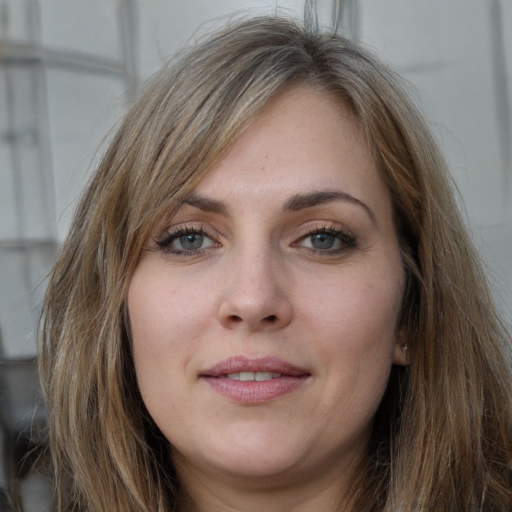
#> input picture application/public/aurora-face.jpg, 1024 x 1024 px (shown at 1/2 size)
$ python photo_rectifier.py -i ../public/aurora-face.jpg -o out.png   (older library calls are emulated)
#> lines starting #> are read from the running program, lines starting #| are printed output that depends on the picture
#!/usr/bin/env python3
# -*- coding: utf-8 -*-
"""AuroraIA Photo Rectifier — préparation & canonisation d'une VRAIE photo pour la 3D.

Prend une photo brute (selfie smartphone, sous-exposée, contre-plongée, reflets
sur les lunettes) et produit une référence conforme pour la reconstruction 3D
**en conservant l'identité réelle**: le teint, les imperfections (boutons,
cicatrices, pilosité irrégulière), la mèche bouclée, le motif du vêtement.

DOCTRINE — CORRIGER, JAMAIS TRANSFORMER
---------------------------------------
Une photo sous-exposée n'est pas un "mauvais visage": c'est la MÊME scène
multipliée par un facteur < 1. La corriger, c'est diviser par ce facteur —
mesuré sur l'image, jamais choisi. Les rapports entre peau, cheveux et fond
sont alors rigoureusement préservés: le teint réel ressort tel quel.

C'est pourquoi ce module ne vise JAMAIS une luminance cible absolue: viser
"médiane = 128" éclaircirait une peau mate jusqu'à en changer l'identité (et
assombrirait une peau claire). On estime le POINT BLANC de la scène et on
ramène ce point blanc à un blanc non écrêté. Une photo déjà bien exposée
ressort quasi inchangée (gain ~1.0) — le module est un no-op sur une bonne
photo, sans qu'aucun seuil n'ait à le décider.

Opérations, toutes pilotées par des mesures faites sur l'image reçue:
  1. Exposition: gain calculé en lumière LINÉAIRE (dé-gamma → gain → re-gamma),
     seule façon physiquement juste de compenser une sous-exposition.
  2. Ombres: micro-contraste local (CLAHE) borné par la profondeur d'ombre
     réellement mesurée — révèle la boucle de cheveux et le grain de peau que
     le noir écrasait, sans "lisser" quoi que ce soit.
  3. Bruit: débruitage CHROMA seulement (le bruit ISO coloré est amplifié par
     le gain). La LUMINANCE — qui porte les poils, la barbe naissante et les
     imperfections — n'est quasiment pas touchée: un débruitage luma agressif
     transformerait la chevelure en bloc, exactement ce qu'on veut éviter.
  4. Reflets de lunettes: éteints UNIQUEMENT sur les composantes qui touchent
     la région oculaire RÉELLE (5 points du visage détectés). Aucun rectangle
     codé en dur: sur un visage décentré, penché ou hors-cadre, une zone figée
     inpeindrait la joue. Sans visage détecté, l'étape est sautée — ne rien
     faire vaut mieux qu'abîmer.
  5. Détourage BiRefNet-portrait (cheveux bouclés, mèches, motifs conservés).

Générique par construction: aucune valeur propre à un sujet, une morphologie ou
une carnation. Tout paramètre sort d'une mesure de l'image courante.
"""
from __future__ import annotations

import argparse
import json
import os
import sys
from pathlib import Path
from typing import Any

import cv2
import numpy as np
from PIL import Image

_SRGB_A = 0.055


def _to_linear(x: np.ndarray) -> np.ndarray:
    """sRGB [0,1] -> lumière linéaire (la sous-exposition est un facteur LINÉAIRE)."""
    return np.where(x <= 0.04045, x / 12.92, ((x + _SRGB_A) / (1 + _SRGB_A)) ** 2.4)


# [5 lines left out: function _to_srgb, not called in this run]


def mesurer(bgr: np.ndarray, mask: np.ndarray | None = None) -> dict:
    """Diagnostic photométrique de l'image ou du sujet détouré (tout le reste en découle)."""
    lum = cv2.cvtColor(bgr, cv2.COLOR_BGR2GRAY).astype(np.float32)
    vals = lum[mask > 180] if (mask is not None and int((mask > 180).sum()) > 200) else lum.ravel()
    return {
        "luma_moyenne": float(vals.mean()),
        "luma_mediane": float(np.median(vals)),
        "point_blanc": float(np.percentile(vals, 99.0)),
        "part_ombre": float((vals < 40).mean()),
        "nettete": float(cv2.Laplacian(lum, cv2.CV_32F).var()),
    }


# [141 lines left out: functions corriger_exposition, rehausser_ombres, debruiter_chroma, _region_oculaire, eteindre_reflets_lunettes, not called in this run]


# Part minimale de la surface détourée pour qu'une composante compte comme un objet à part
# entière (les chiffres, légendes et éclats de détourage sont bien en dessous).
PART_COMPOSANTE_MAJEURE = 0.04
# Recouvrement (IoU) de deux silhouettes ramenées à la même grille à partir duquel elles sont
# deux exemplaires de la même forme. Deux poses voisines d'un même objet dépassent ce seuil ;
# deux objets différents d'un même sujet (un anneau et son socle) restent en dessous.
IOU_MEME_FORME = 0.60
_GRILLE_FORME = 48


# [70 lines left out: functions _forme_normalisee, mesurer_instances, reference_trop_d_exemplaires, not called in this run]


def rectify_photo_for_3d(
    input_path: str,
    output_rgba_path: str,
    output_white_path: str | None = None,
    log=print,
) -> dict[str, Any]:
    """Canonise une photo réelle pour la 3D en conservant l'identité."""
#> called with input_path = '../public/aurora-face.jpg', output_rgba_path = 'out.png'
    if not os.path.exists(input_path):
        return {"ok": False, "error": f"Fichier introuvable: {input_path}"}

    pil = Image.open(input_path)
#> pil is the input picture: PIL image 1024x1024 RGB; mean R, G, B 124.2, 109.2, 101.1
    try:  # une photo de téléphone porte sa rotation en EXIF
        from PIL import ImageOps
        pil = ImageOps.exif_transpose(pil)
    except Exception:  # noqa: BLE001
        pass
    input_existing_alpha: np.ndarray | None = None
    if "A" in pil.getbands():
        _a_in = np.array(pil.getchannel("A"))
        _trans_ratio = float((_a_in < 25).mean())
        if 0.02 <= _trans_ratio <= 0.95:
            input_existing_alpha = _a_in
    bgr = cv2.cvtColor(np.array(pil.convert("RGB")), cv2.COLOR_RGB2BGR)

    avant_global = mesurer(bgr)
#> in mesurer, `lum = cv2.cvtColor(bgr, cv2.COLOR_BGR2GRAY).astype(np.float32)`:
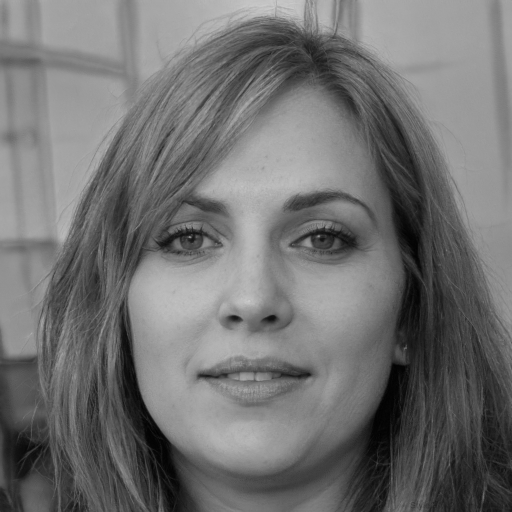
#> lum: shape (1024, 1024) float32 (shown at 1/2 size); min 0, max 209, mean 112.8
#> avant_global = {'luma_moyenne': 112.8, 'luma_mediane': 119, 'point_blanc': 184, 'part_ombre': 0.0677, 'nettete': 74.32}
    rapport: dict[str, Any] = {"mesures_avant": {k: round(v, 2) for k, v in avant_global.items()}}
    log("[photo_rectifier] photo recue: luma %.0f/255, ombre %.0f%%, point blanc %.0f"
        % (avant_global["luma_moyenne"], 100 * avant_global["part_ombre"], avant_global["point_blanc"]))
#| [photo_rectifier] photo recue: luma 113/255, ombre 7%, point blanc 184

    os.makedirs(os.path.dirname(os.path.abspath(output_rgba_path)), exist_ok=True)
    tmp = str(Path(output_rgba_path).with_name(Path(output_rgba_path).stem + "_reperage.png"))

    # 1. DÉTOURAGE HAUTE PRÉCISION EN PREMIER (`birefnet-general` 1024x1024).
    # Exécuter le détourage AVANT la mesure photométrique évite qu'un fond sombre
    # (ex: décor de Poudlard sombre derrière Harry Potter ou fond de studio dramatique)
    # ne déclenche un gain d'exposition ou un CLAHE qui délaverait les vêtements noirs
    # et les cheveux foncés du sujet ! De plus, `birefnet-general` préserve intégralement
    # les socles de figurines, accessoires et corps entiers (contrairement à `birefnet-portrait`).
    modele = os.environ.get("AURORA_RECTIFIER_MATTING") or "birefnet-general"
    log("[photo_rectifier] detourage (%s)..." % modele)
    rgb_init = cv2.cvtColor(bgr, cv2.COLOR_BGR2RGB)
    try:
        import rembg
        try:
            session = rembg.new_session(modele)
        except Exception:
            session = rembg.new_session("u2net")
        rgba_init = rembg.remove(Image.fromarray(rgb_init), session=session)
        rapport["detourage"] = {"ok": True, "modele": modele}
    except Exception as exc:  # noqa: BLE001
        rgba_init = Image.fromarray(rgb_init).convert("RGBA")
        rapport["detourage"] = {"ok": False, "error": repr(exc)[:160]}
        log("[photo_rectifier] detourage indisponible (%s) — image pleine conservee"
            % type(exc).__name__)

    rgba_init = rgba_init.convert("RGBA")
    arr = np.array(rgba_init)
    if input_existing_alpha is not None and input_existing_alpha.shape == arr[..., 3].shape:
        arr[..., 3] = np.minimum(arr[..., 3], input_existing_alpha)

    # Durcissement propre du canal alpha (élimine les franges semi-transparentes de barbe/fond)
    alpha_raw = arr[..., 3].astype(np.float32)
    alpha_clean = np.clip((alpha_raw - 38.0) * (255.0 / (205.0 - 38.0)), 0.0, 255.0).astype(np.uint8)
    arr[..., 3] = alpha_clean

    # Exemplaires du sujet : mesurés sur le détourage, avant toute retouche.
    rapport["instances"] = mesurer_instances(arr[..., 3]) if rapport["detourage"].get("ok") else None
    if rapport["instances"] and rapport["instances"]["exemplaires"] > 1:
        log("[photo_rectifier] %d exemplaires de la même forme dans l'image (recouvrement %.2f)"
            % (rapport["instances"]["exemplaires"], rapport["instances"]["iou_max"]))

    # 2. MESURE PHOTOMÉTRIQUE SUR LE SUJET DÉTOURÉ UNIQUEMENT (`alpha > 180`).
    avant = mesurer(bgr, mask=arr[..., 3])
    rapport["mesures_sujet"] = {k: round(v, 2) for k, v in avant.items()}
    is_clean_studio_or_stylized = (
        avant["point_blanc"] >= 195.0
        or avant["luma_moyenne"] >= 90.0
        or (input_existing_alpha is not None)
    )
    landmarks, face_bbox = None, None
    if not is_clean_studio_or_stylized:
        apercu, _ = corriger_exposition(bgr, avant)
        cv2.imwrite(tmp, apercu)
        try:
            sys.path.insert(0, str(Path(__file__).resolve().parent))
            from face_restore import detect_face_bbox
            hit = detect_face_bbox(tmp, allow_silhouette=False)
            if hit is not None:
                landmarks = getattr(hit, "landmarks", None)
                face_bbox = getattr(hit, "bbox", None)
        except Exception as exc:  # noqa: BLE001
            log("[photo_rectifier] detection visage indisponible (%s)" % type(exc).__name__)
    rapport["visage_detecte"] = bool(landmarks)

    if not is_clean_studio_or_stylized and landmarks:
        bgr, rapport["reflets"] = eteindre_reflets_lunettes(bgr, landmarks,
                                                            bbox=face_bbox, log=log)
    else:
        rapport["reflets"] = {"applique": False, "raison": "sujet deja bien expose / studio / stylise"}
    if rapport["reflets"].get("applique"):
        log("[photo_rectifier] reflet de lunettes eteint (%d px, zone issue des "
            "reperes du visage)" % rapport["reflets"]["px_reflet"])
    else:
        log("[photo_rectifier] pas de dereflet: %s" % rapport["reflets"].get("raison", ""))

    if not is_clean_studio_or_stylized:
        bgr, rapport["exposition"] = corriger_exposition(bgr, avant)
        if rapport["exposition"].get("applique"):
            log("[photo_rectifier] exposition corrigee (gain x%.2f, mesure sur le "
                "point blanc du sujet — teint preserve)" % rapport["exposition"]["gain"])
        bgr, rapport["ombres"] = rehausser_ombres(bgr, avant)
        bgr, rapport["bruit"] = debruiter_chroma(bgr, rapport["exposition"].get("gain", 1.0))
    else:
        rapport["exposition"] = {"gain": 1.0, "applique": False}
        rapport["ombres"] = {"applique": False}
        rapport["bruit"] = {"applique": False}

    rapport["mesures_apres"] = {k: round(v, 2) for k, v in mesurer(bgr, mask=arr[..., 3]).items()}
    rgb = cv2.cvtColor(bgr, cv2.COLOR_BGR2RGB)
    arr[..., :3] = rgb
    rgba = Image.fromarray(arr)

    # NETTOYAGE DES TEXTES ET LOGOS PARASITES DÉCONNECTÉS (sans supprimer un 2e personnage).
    try:
        bin_mask = (arr[..., 3] > 15).astype(np.uint8)
        num_labels, labels, stats, _ = cv2.connectedComponentsWithStats(bin_mask, connectivity=8)
        if num_labels > 2:
            areas = stats[1:, cv2.CC_STAT_AREA]
            max_area = float(areas.max())
            for comp_idx in range(1, num_labels):
                c_area = float(stats[comp_idx, cv2.CC_STAT_AREA])
                c_w = float(stats[comp_idx, cv2.CC_STAT_WIDTH])
                c_h = float(stats[comp_idx, cv2.CC_STAT_HEIGHT])
                is_text_banner = (c_w > 3.2 * c_h and c_area < 0.12 * max_area)
                if c_area < 0.015 * max_area or is_text_banner:
                    arr[labels == comp_idx, 3] = 0
            rgba = Image.fromarray(arr)
    except Exception as _cc_exc:
        log(f"[photo_rectifier] filtrage logos/textes ({_cc_exc})")

    # Défrangeage Voronoï strictement limité à la frange semi-transparente (<= 2.5 px, alpha < 240)
    # pour éliminer tout halo de fond sans altérer les couleurs internes.
    try:
        fg_2d = arr[..., 3] > 128
        if int(fg_2d.sum()) > 1500:
            rgb_tex = arr[..., :3].copy()
            dist_init = cv2.distanceTransform(fg_2d.astype(np.uint8), cv2.DIST_L2, 5)
            valid_interior = fg_2d & (dist_init > 2.5) & (arr[..., 3] >= 240)
            if int(valid_interior.sum()) > 500:
                _, lbl_vor = cv2.distanceTransformWithLabels(
                    (~valid_interior).astype(np.uint8), cv2.DIST_L2, 5, labelType=cv2.DIST_LABEL_PIXEL
                )
                flat_valid = np.flatnonzero(valid_interior.ravel())
                lut = np.zeros(lbl_vor.max() + 1, dtype=np.int64)
                lut[lbl_vor.ravel()[flat_valid]] = flat_valid
                vor_rgb = rgb_tex.reshape(-1, 3)[lut[lbl_vor.ravel()]].reshape(rgb_tex.shape)
                rim_fringe = (arr[..., 3] > 0) & (arr[..., 3] < 240) & (dist_init <= 2.5)
                rgb_tex[rim_fringe] = vor_rgb[rim_fringe]
                arr[..., :3] = rgb_tex
                rgba = Image.fromarray(arr)
    except Exception as _g2d_exc:
        log(f"[photo_rectifier] defrangeage Voronoï ignore ({_g2d_exc})")

    ys, xs = np.where(arr[..., 3] > 10)
    # NE PADDER QUE SI LA SILHOUETTE EN A BESOIN. Ce canevas carre existe
    # pour FERMER une silhouette qui touche les bords (sinon la
    # reconstruction rend une dalle). Applique a un sujet qui remplit deja
    # son cadre — un personnage debout occupe ~96% de la hauteur d'un
    # portrait — il ne ferme rien et AJOUTE du vide sur les cotes: le moteur
    # travaillant a resolution fixe, le sujet ressort alors PLUS PETIT, donc
    # moins detaille (mesure du 28/08: 1024x1408 -> 1645x1645 sans un pixel
    # gagne sur le personnage).
    if len(xs):
        y0, y1, x0, x1 = int(ys.min()), int(ys.max()), int(xs.min()), int(xs.max())
        _touche = bool((arr[0, :, 3] > 10).any() or (arr[-1, :, 3] > 10).any()
                       or (arr[:, 0, 3] > 10).any() or (arr[:, -1, 3] > 10).any())
        _rempli = max(y1 - y0, x1 - x0) / max(arr.shape[0], arr.shape[1])
        sujet = rgba.crop((x0, y0, x1 + 1, y1 + 1))
        occupation = float(os.environ.get("AURORA_RECTIFIER_OCCUPATION", "0.82"))
        if not _touche and _rempli >= occupation:
            log("[photo_rectifier] cadre conserve — silhouette deja fermee et "
                "sujet a %.0f%% du cadre (un canevas carre le retrecirait)"
                % (100 * _rempli))
            rapport["cadrage"] = {"inchange": True, "remplissage": round(_rempli, 3)}
            _cadre_ok = True
        else:
            _cadre_ok = False
        cote = int(max(sujet.width, sujet.height) / max(0.1, min(occupation, 0.95)))
        canevas = Image.new("RGBA", (cote, cote), (0, 0, 0, 0))
        canevas.paste(sujet, ((cote - sujet.width) // 2,
                              (cote - sujet.height) // 2))
        rapport["cadrage"] = {
            "occupation_avant": round(float((arr[..., 3] > 10).mean()), 3),
            "bords_touches": {
                "haut": bool((arr[0, :, 3] > 10).any()),
                "bas": bool((arr[-1, :, 3] > 10).any()),
                "gauche": bool((arr[:, 0, 3] > 10).any()),
                "droite": bool((arr[:, -1, 3] > 10).any())},
            "canevas": [cote, cote], "occupation_cible": occupation}
        if not _cadre_ok:
            log("[photo_rectifier] cadre carre %dpx, marge garantie autour du sujet "
                "(silhouette fermee pour la reconstruction)" % cote)
            rgba = canevas

    rgba.save(output_rgba_path)
    if output_white_path:
        os.makedirs(os.path.dirname(os.path.abspath(output_white_path)), exist_ok=True)
        fond = Image.new("RGB", rgba.size, (255, 255, 255))
        fond.paste(rgba, mask=rgba.getchannel("A"))
        fond.save(output_white_path)
    try:
        os.remove(tmp)
    except OSError:
        pass

    log("[photo_rectifier] reference prete: %s" % output_rgba_path)
    return {"ok": True, "rgba": output_rgba_path, "white": output_white_path,
            "size": list(rgba.size), **rapport}


if __name__ == "__main__":
    parser = argparse.ArgumentParser(description="AuroraIA Photo Rectifier")
    parser.add_argument("--input", "-i", required=True)
    parser.add_argument("--output-rgba", "-o", required=True)
    parser.add_argument("--output-white", "-w")
    args = parser.parse_args()
    print(json.dumps(rectify_photo_for_3d(args.input, args.output_rgba,
                                          args.output_white), ensure_ascii=False))
#> (the call stopped at in rectify_photo_for_3d, `session = rembg.new_session(modele)`: rembg is not available in this run)
